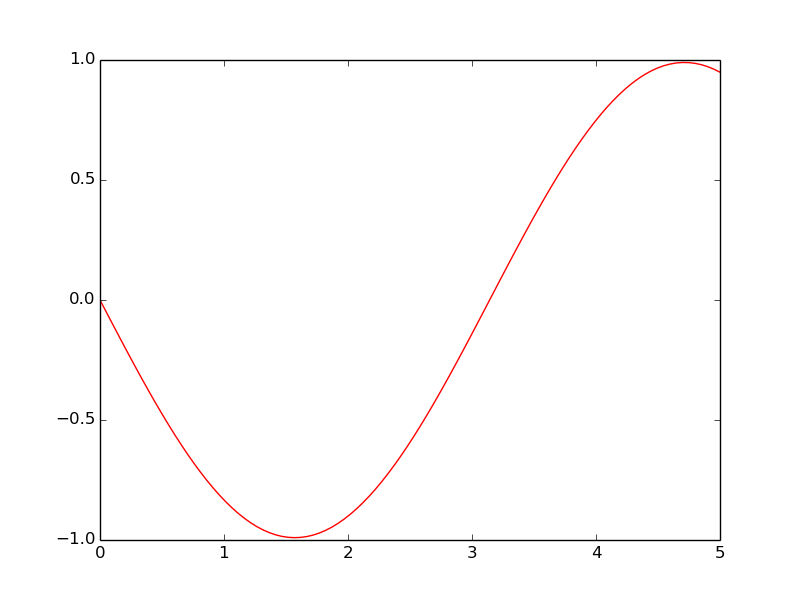

Write the Python code that produced this figure.
import numpy as np
import matplotlib as mlib
mlib.use('Agg')
import matplotlib.pyplot as plt

x0=0
y0=0
dx=0.05

def k1(x0, y0):
    return -np.cos(x0)
print(k1(x0, y0))

def k2(x0, y0):
    return -np.cos(x0)
print(k2(x0+dx/2, y0+k1(x0, y0)*dx/2))

def k3(x0, y0):
    return -np.cos(x0)
print(k3(x0+dx/2, y0+k2(x0+dx/2, y0+k1(x0, y0))*dx/2))

def k4(x0, y0):
    return -np.cos(x0)
print(k4(x0+dx, y0+k3(x0+dx/2, y0+k2(x0+dx/2, y0+k1(x0, y0)))*dx))

k=(k1(x0, y0)+2*k2(x0+dx/2, y0+k1(x0, y0)*dx/2)+2*k3(x0+dx/2, y0+k2(x0+dx/2, y0+k1(x0, y0))*dx/2)+k4(x0+dx, y0+k3(x0+dx/2, y0+k2(x0+dx/2, y0+k1(x0, y0)))*dx))/6
print(k)


y=[y0]*100
x=np.linspace(0, 5, num=100)

for i in range(len(x)-1):
    k=(k1(x[i], y[i])+2*k2(x[i]+dx/2, y[i]+k1(x[i], y[i])*dx/2)+2*k3(x[i]+dx/2, y[i]+k2(x[i]+dx/2, y[i]+k1(x[i], y[i]))*dx/2)+k4(x[i]+dx, y[i]+k3(x[i]+dx/2, y[i]+k2(x[i]+dx/2, y[i]+k1(x[i], y[i])))*dx))/6
    y[i+1]= y[i]+k*dx
plt.plot(x, y, '-r')
plt.savefig('rk4')
plt.show()
